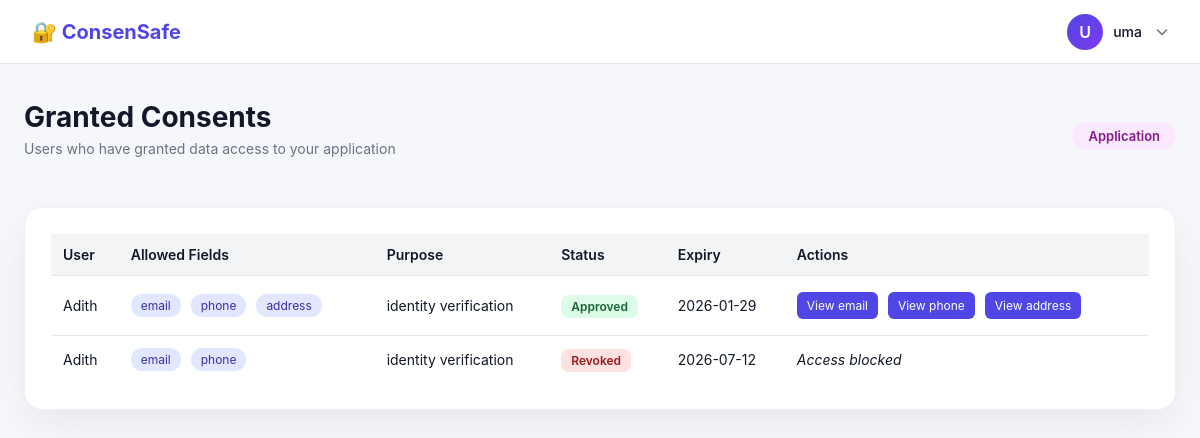
Page /granted-consents (signed in) on the earlier database version.
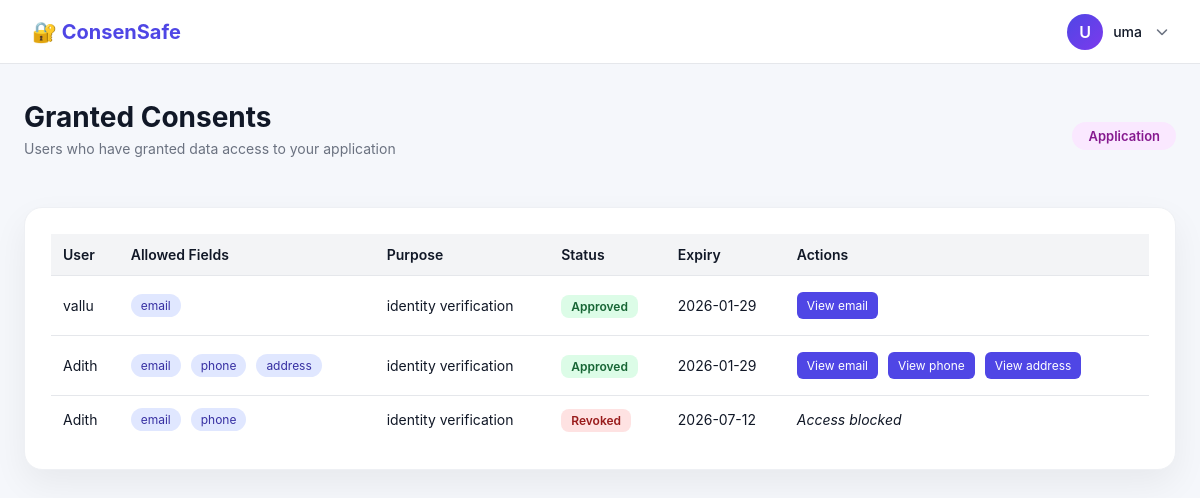
Same page on the later database version.
### tables this page shows
CREATE TABLE consents (
            id INTEGER PRIMARY KEY AUTOINCREMENT,
            user_id INTEGER NOT NULL,
            app_id INTEGER NOT NULL,
            allowed_fields TEXT NOT NULL,
            purpose TEXT NOT NULL,
            expiry DATETIME NOT NULL,
            status TEXT CHECK(status IN ('approved','revoked')) NOT NULL,
            consent_hash TEXT NOT NULL,
            signature TEXT NOT NULL,
            created_at DATETIME DEFAULT CURRENT_TIMESTAMP,
            FOREIGN KEY (user_id) REFERENCES users(id),
            FOREIGN KEY (app_id) REFERENCES users(id)
        );

CREATE TABLE users (
            id INTEGER PRIMARY KEY AUTOINCREMENT,
            username TEXT UNIQUE NOT NULL,
            email TEXT UNIQUE NOT NULL,
            password TEXT NOT NULL,
            role TEXT NOT NULL
        );

### app.py (the view)
@app.route("/granted-consents")
def granted_consents():
    if session.get("role") != "app":
        return "Unauthorized", 403
    conn = get_db()
    consents = conn.execute("""
        SELECT consents.*, users.username AS user_name
        FROM consents
        JOIN users ON consents.user_id = users.id
        WHERE consents.app_id = ?
        ORDER BY consents.created_at DESC
    """, (session["user_id"],)).fetchall()
    conn.close()
    return render_template("granted_consents.html", consents=consents)

### app.py (called while the page is built)
def get_db():
    conn = sqlite3.connect(DB_NAME)
    conn.row_factory = sqlite3.Row
    return conn

@app.before_request
def enforce_session_timeout():
    if "user_id" in session:
        now = time.time()
        last = session.get("last_activity")
        if last and now - last > 600:
            session.clear()
            return redirect(url_for("login"))
        session["last_activity"] = now

### templates/granted_consents.html
{% extends "base.html" %}
{% block content %}
<div class="dashboard">
  <div class="dashboard-header">
    <div>
      <h1>Granted Consents</h1>
      <p class="welcome-text">
        Users who have granted data access to your application
      </p>
    </div>
    <span class="role-badge app">Application</span>
  </div>
  {% if consents %}
  <div class="section">
    <div class="dashboard-card" style="overflow-x:auto">
      <table class="consent-table">
        <thead>
          <tr>
            <th>User</th>
            <th>Allowed Fields</th>
            <th>Purpose</th>
            <th>Status</th>
            <th>Expiry</th>
            <th>Actions</th>
          </tr>
        </thead>
        <tbody>
          {% for c in consents %}
          <tr>
            <td>{{ c.user_name }}</td>
            <td>
              {% for field in c.allowed_fields.split(',') %}
                <span class="pill">{{ field }}</span>
              {% endfor %}
            </td>
            <td>{{ c.purpose }}</td>
            <td>
              {% if c.status == 'approved' %}
                <span class="status approved">Approved</span>
              {% else %}
                <span class="status revoked">Revoked</span>
              {% endif %}
            </td>
            <td>{{ c.expiry }}</td>
            <td>
              {% if c.status == 'approved' %}
                {% for field in c.allowed_fields.split(',') %}
                  <a class="mini-btn"
                     href="{{ url_for('access_data', user_id=c.user_id, field=field) }}"
                     target="_blank">
                    View {{ field }}
                  </a>
                {% endfor %}
              {% else %}
                <em>Access blocked</em>
              {% endif %}
            </td>
          </tr>
          {% endfor %}
        </tbody>
      </table>
    </div>
  </div>
  {% else %}
    <p>No consents granted yet.</p>
  {% endif %}
</div>
{% endblock %}

### templates/base.html (shortened to what this page needs)
<!DOCTYPE html>
<html lang="en">
<head>
  <link rel="stylesheet" href="{{ url_for('static', filename='pro.css') }}">
  <link rel="stylesheet"
        href="https://cdnjs.cloudflare.com/ajax/libs/font-awesome/6.5.0/css/all.min.css">
</head>
<body>
<nav class="navbar">
  <div class="logo">
    🔐 ConsenSafe
  </div>
  {% if session.username %}
  <div class="user-menu">
    <div class="user-avatar" onclick="toggleDropdown()">
      <div class="avatar-circle">
        {{ session.username[0]|upper }}
      </div>
      <span class="avatar-name">{{ session.username }}</span>
      <i class="fa-solid fa-chevron-down"></i>
    </div>
  </div>
  {% endif %}
</nav>
{% block content %}{% endblock %}
</body>
</html>

### static/pro.css (style rules this page uses)
* { box-sizing: border-box; }
html, body { height: 100%; }
body { margin: 0; font-family: 'Inter', system-ui, -apple-system, BlinkMacSystemFont, sans-serif; color: #111827; background: #f5f7fb; }
.navbar { height: 64px; padding: 0 32px; display: flex; justify-content: space-between; align-items: center; background: #ffffff; border-bottom: 1px solid #e5e7eb; }
.logo { font-weight: 700; font-size: 20px; color: #4f46e5; }
.user-menu { position: relative; }
.user-avatar { display: flex; align-items: center; gap: 10px; cursor: pointer; }
.avatar-circle { width: 36px; height: 36px; border-radius: 50%; background: linear-gradient(135deg, #4f46e5, #7c3aed); color: #ffffff; display: flex; align-items: center; justify-content: center; font-weight: 600; }
.avatar-name { font-size: 14px; font-weight: 500; }
.dashboard { max-width: 1200px; margin: 0 auto; padding: 36px 24px 80px; }
.dashboard-header { display: flex; justify-content: space-between; align-items: center; margin-bottom: 28px; }
.dashboard-header h1 { margin: 0; font-size: 28px; }
.welcome-text { margin-top: 6px; font-size: 14px; color: #6b7280; }
.role-badge { padding: 6px 16px; border-radius: 999px; font-size: 13px; font-weight: 600; }
.role-badge.app { background: #fae8ff; color: #86198f; }
.section { margin-top: 36px; }
.dashboard-card { background: #ffffff; border-radius: 18px; padding: 26px; box-shadow: 0 14px 35px rgba(0,0,0,0.06); border: 1px solid #eef0f4; transition: transform 0.25s ease, box-shadow 0.25s ease; }
.user-avatar i { font-size: 12px; margin-left: 4px; color: #6b7280; }
.consent-table { width: 100%; border-collapse: collapse; font-size: 14px; }
.consent-table th { text-align: left; padding: 12px; background: #f3f4f6; font-weight: 600; }
.consent-table td { padding: 12px; border-top: 1px solid #e5e7eb; }
.pill { display: inline-block; padding: 4px 10px; border-radius: 999px; background: #e0e7ff; color: #3730a3; font-size: 12px; margin-right: 6px; }
.status { padding: 4px 10px; border-radius: 8px; font-size: 12px; font-weight: 600; }
.status.approved { background: #dcfce7; color: #166534; }
.status.revoked { background: #fee2e2; color: #991b1b; }
.mini-btn { display: inline-block; margin: 4px 6px 4px 0; padding: 6px 10px; background: #4f46e5; color: white; border-radius: 6px; font-size: 12px; text-decoration: none; }

Differences in the rows shown:
added consents: user_name "vallu", allowed_fields "email", purpose "identity verification", status "Approved", expiry "2026-01-29"
